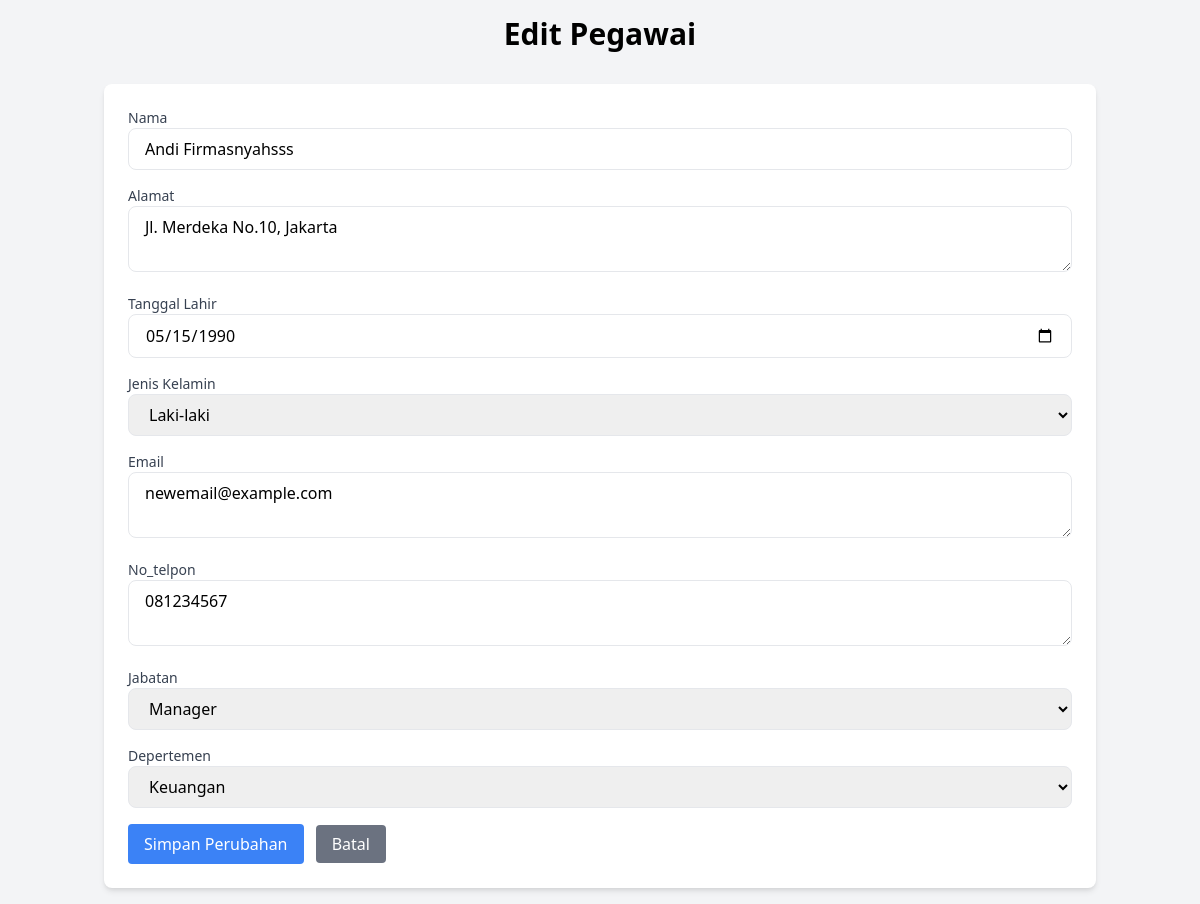
Screenshot of /edit_pegawai.php?id=1 with the database file from the repository.
### tables this page shows
CREATE TABLE `pegawai` (
  `id_pegawai` int(11) NOT NULL,
  `nama` varchar(100) NOT NULL,
  `tanggal_lahir` date NOT NULL,
  `jk` enum('L','P') DEFAULT NULL,
  `alamat` varchar(255) NOT NULL,
  `no_telpon` varchar(15) DEFAULT NULL,
  `email` varchar(100) NOT NULL,
  `id_jabatan` int(11) NOT NULL,
  `id_depertemen` int(11) NOT NULL
);

CREATE TABLE `jabatan` (
  `id_jabatan` int(11) NOT NULL,
  `nama_jabatan` varchar(255) NOT NULL,
  `GAJI_POKOK` decimal(10,2) NOT NULL,
  `tunjangan` decimal(10,2) NOT NULL
);

CREATE TABLE `depertemen` (
  `id_depertemen` int(11) NOT NULL,
  `nama_depertemen` varchar(255) NOT NULL,
  `id_manager` int(11) NOT NULL
);

### edit_pegawai.php (the view, shortened to what this page needs)
<?php
include 'koneksi.php';
if (isset($_GET['id'])) {
    $id_pegawai = $_GET['id'];
    $query = "SELECT * FROM pegawai WHERE id_pegawai = $id_pegawai";
    $result = mysqli_query($koneksi, $query);
    $pegawai = mysqli_fetch_assoc($result);
    $query_jabatan = "SELECT * FROM jabatan";
    $result_jabatan = mysqli_query($koneksi, $query_jabatan);
    $query_depertemen = "SELECT * FROM depertemen";
    $result_depertemen = mysqli_query($koneksi, $query_depertemen);
}
?>
<!DOCTYPE html>
<html lang="en">
<head>
    <link href="https://cdn.jsdelivr.net/npm/tailwindcss@2.2.19/dist/tailwind.min.css" rel="stylesheet">
</head>
<body class="bg-gray-100">
    <div class="container mx-auto p-4">
        <h1 class="text-3xl font-bold text-center mb-8">Edit Pegawai</h1>
        <form action="edit_pegawai.php" method="POST" class="bg-white p-6 rounded-lg shadow-md">
            <label class="block text-sm font-medium text-gray-700">Nama</label>
            <input type="text" name="nama" value="<?= $pegawai['nama'] ?>" required class="w-full px-4 py-2 border rounded-lg mb-4">
            <label class="block text-sm font-medium text-gray-700">Alamat</label>
            <textarea name="alamat" required class="w-full px-4 py-2 border rounded-lg mb-4"><?= $pegawai['alamat'] ?></textarea>
            <label class="block text-sm font-medium text-gray-700">Tanggal Lahir</label>
            <input type="date" name="tanggal_lahir" value="<?= $pegawai['tanggal_lahir'] ?>" required class="w-full px-4 py-2 border rounded-lg mb-4">
            <label class="block text-sm font-medium text-gray-700">Jenis Kelamin</label>
            <select name="jk" required class="w-full px-4 py-2 border rounded-lg mb-4">
                <option value="L" <?= ($pegawai['jk'] == 'L') ? 'selected' : '' ?>>Laki-laki</option>
            </select>
            <label class="block text-sm font-medium text-gray-700">Email</label>
            <textarea name="email" required class="w-full px-4 py-2 border rounded-lg mb-4"><?= $pegawai['email'] ?></textarea>
            <label class="block text-sm font-medium text-gray-700">No_telpon</label>
            <textarea name="no_telpon" required class="w-full px-4 py-2 border rounded-lg mb-4"><?= $pegawai['no_telpon'] ?></textarea>
            <label class="block text-sm font-medium text-gray-700">Jabatan</label>
            <select name="id_jabatan" required class="w-full px-4 py-2 border rounded-lg mb-4">
                <?php while ($row = mysqli_fetch_assoc($result_jabatan)) : ?>
                    <option value="<?= $row['id_jabatan'] ?>" <?= ($pegawai['id_jabatan'] == $row['id_jabatan']) ? 'selected' : '' ?>>
                        <?= $row['nama_jabatan'] ?>
                    </option>
                <?php endwhile; ?>
            </select>
            <label class="block text-sm font-medium text-gray-700">Depertemen</label>
            <select name="id_depertemen" required class="w-full px-4 py-2 border rounded-lg mb-4">
                <?php while ($row = mysqli_fetch_assoc($result_depertemen)) : ?>
                    <option value="<?= $row['id_depertemen'] ?>" <?= ($pegawai['id_depertemen'] == $row['id_depertemen']) ? 'selected' : '' ?>>
                        <?= $row['nama_depertemen'] ?>
                    </option>
                <?php endwhile; ?>
            </select>
            <button type="submit" class="bg-blue-500 text-white px-4 py-2 rounded">Simpan Perubahan</button>
            <a href="index.php" class="bg-gray-500 text-white px-4 py-2 rounded ml-2">Batal</a>
        </form>
    </div>
</body>
</html>

### rows the page displays
pegawai: nama "Andi Firmasnyahsss", alamat "Jl. Merdeka No.10, Jakarta", tanggal_lahir "05/15/1990", jk "Laki-laki", email "newemail@example.com", no_telpon "081234567", id_jabatan "Manager", id_depertemen "Keuangan"
